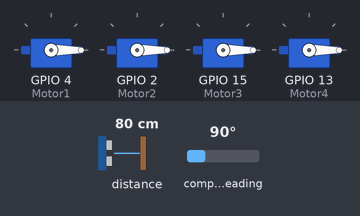
Bench run of a sketch on a simulated ESP32. Shown: 4 × servo. The test bench sets the inputs (shaded band); at power-on: distance to the obstacle 80 cm, compass heading 90°. No radio packets arrive unless stated; nothing arrives over Bluetooth unless stated.

Above: at 0.1 s.
Timing chart, 0 to 1.6 s (numbered marks = the images above):
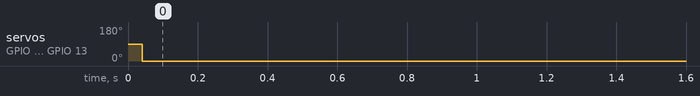

Measured:
- by itself, servo on GPIO 4 (Motor1), servo on GPIO 2 (Motor2), servo on GPIO 15 (Motor3), servo on GPIO 13 (Motor4): 90° → 0° at 0.04 s

The sketch:

ESP32DroneWithPIDv3.ino
```cpp
#include <SPI.h>
#include <nRF24L01.h>
#include <RF24.h>
#include <Wire.h>
#include <Adafruit_Sensor.h>
#include <Adafruit_BNO055.h>
#include <utility/imumaths.h>
#include <VL53L1X.h>
#include <ESP32Servo.h>
#include "BluetoothSerial.h"

//Any digital IO pins
#define CE 12
#define CSN 5

//These pins must have PWM capability
#define Motor1 4
#define Motor2 2
#define Motor3 15
#define Motor4 13

#define batteryRead 34 //reads battery level
#define pi 3.14159265359
#define MOTOR_IDLE 1000
#define MOTOR_MIN 1000
#define MOTOR_MAX 2000
long waitTime = 2000; //time (in ms) before autopilot takeover once drone is out of range

Adafruit_BNO055 bno1 = Adafruit_BNO055(55, 0x28); //ADR pin to ground
VL53L1X ToF; //Time of Flight Sensor
RF24 droneRadio(CE, CSN);
BluetoothSerial SerialBT; //only for debugging - sends motor speed data to Processing via BT

float qw,qx,qy,qz; //quaternion orientation data
float dist;

Servo ESC1;
Servo ESC2;
Servo ESC3;
Servo ESC4;

bool inRange = false;
bool sleeping = false;
bool autoPilot = false;
int time1,time2;
int batterytime1=0, batterytime2;

float M1,M2,M3,M4;
float motorFix = 0;

// need 2 pipe addresses for 2 way communications
// 00001 - used to send data from Controller to Drone
// 00002 - used to send data from Drone to Controller
const byte address[][6] = {0xF0F0F0F0E1LL,0xF0F0F0F0D2LL};

//Data structure to send altitude and orientation data from the drone to the controller
struct altOri{
  float quatw;
  float quatx;
  float quaty;
  float quatz;
  int distance;
  float battery;
};

//Data structure to send input data from the controller to the drone
struct controls{
  int yaw;
  int pitch;
  int roll;
  int thrust;
  int knob;
};

struct pid{
  float input;
  float output;
  float setpoint;
  float P;
  float I;
  float D;
  float oldError;
  float Kp;
  float Ki;
  float Kd;
  float timeold;
  float timenew;
  float deltaT;
  float ratio;
  float offset;
};


//create global instances of data structures
//these will be updated each time there is new data being sent/received
controls receiveControllerData;
altOri drone;

//create instances of PID controller sturctures
pid Thrust;
pid Yaw;
pid Pitch;
pid Roll;

void setup() {
  Serial.begin(9600);
  SerialBT.begin("Motor Speed BT");
  Wire.begin();
  Wire.setClock(400000);
  ToF.setTimeout(500);

  if(!bno1.begin() || !ToF.init())
  {
    SerialBT.print("BNO055 or VL53L1X Error");
    while(1);
  }

  bno1.setExtCrystalUse(true);
  ToF.setDistanceMode(VL53L1X::Long);
  ToF.setMeasurementTimingBudget(50000);
  ToF.startContinuous(50);

  //Set Pins to control PWM input to each ESC
  // Pin , minimum pulse width (us), maximum pulse width (us)
  // Minimum and Maximum pulse widths may need to be calibrated for each individual ESC
  ESC1.attach(Motor1,1000,2000);
  ESC2.attach(Motor2,1000,2000);
  ESC3.attach(Motor3,1000,2000);
  ESC4.attach(Motor4,1000,2000);

  //Temporary PWM output to LEDs to indicate motor speeds while debugging
  pinMode(Motor1,OUTPUT);
  pinMode(Motor2,OUTPUT);
  pinMode(Motor3,OUTPUT);
  pinMode(Motor4,OUTPUT);

  pinMode(batteryRead, INPUT);

  //Set PID coefficients
  // ***Adjust as needed***
  //Thrust
  Thrust.Kp = 0;
  Thrust.Ki = 0;
  Thrust.Kd = 0;
  //Pitch
  Pitch.Kp = 0;
  Pitch.Ki = 0;
  Pitch.Kd = 0;
  //Roll
  Roll.Kp = 0;
  Roll.Ki = 0;
  Roll.Kd = 0;
  //Yaw
  Yaw.Kp = 0;
  Yaw.Ki = 0;
  Yaw.Kd = 0;

  //numerator is the change in pulse width that is sent to the ESCs (eg baseline is 1500ms, and thrust can change that by +-400ms)
  //denominator is the range of values that the PID controller outputs
  Thrust.ratio = (float)1; //400/4000
  Yaw.ratio = (float)1; //100/200
  Pitch.ratio = (float)1; //200/1300
  Roll.ratio = (float)1; //200/1300

  //Offsets based on joystick errors - centred joysick may not be read as exactly 2048 on ADC pin
  Thrust.offset = 0;
  Yaw.offset = 0;
  Pitch.offset = 0;
  Roll.offset = 0;

  droneRadio.begin();
  droneRadio.openWritingPipe(address[1]);
  droneRadio.openReadingPipe(1, address[0]);
  droneRadio.setDataRate(RF24_250KBPS);
  droneRadio.setPALevel(RF24_PA_MAX);
  droneRadio.setChannel(0x34);
  droneRadio.enableDynamicPayloads();
  droneRadio.enableAckPayload();
  droneRadio.setRetries(0,4);
  droneRadio.setAutoAck(true);
  droneRadio.powerUp();

}

void loop() {
  int time1 = millis();
  imu::Quaternion quat = bno1.getQuat();
  ToF.read();

  updateOrientation(quat.w(),quat.x(),quat.y(),quat.z(),ToF.ranging_data.range_mm);

  //Send Info Back to Controller
  droneTransmit(qw,qx,qy,qz,dist, 0); //getBattery()

  //Receive Info From Controller
  droneReceive();

  // Use this line only when PID tuning
  Pitch.Kd = 0.05+((float)receiveControllerData.knob)/4095*50;

  //Update Setpoints
  UpdateSetpoints();

  //Use PID Controllers
  PIDoutput(&Thrust);
  PIDoutput(&Yaw);
  PIDoutput(&Pitch);
  PIDoutput(&Roll);

  //Use Info From Controller to Adjust Motor Speeds
  flightControl();

  //Print Info Received from Controller + Motor Speed Data
  //debugPrint();
}

//Receives Yaw, Pitch, Roll, and Thrust values
void droneReceive(){
  if(droneRadio.available()){
    droneRadio.read(&receiveControllerData, sizeof(receiveControllerData));
    inRange = true;
    sleeping = false;
    autoPilot = false;
    time1 = millis();
    if(receiveControllerData.thrust == -1000){
      powerOff();
      sleeping = true;
    }
    else if(receiveControllerData.thrust == -2000){
      autoPilot = true;
    }
    return;
  }
  time2 = millis();
  if(time2-time1>waitTime){
    inRange = false;
    powerOff();
    return;
  }
}

//Transmits Quaternion Orientation Data and ToF Distance Measurement
void droneTransmit(float w, float x, float y, float z, int d, float b){

  drone.quatw = w;
  drone.quatx = x;
  drone.quaty = y;
  drone.quatz = z;
  drone.distance = d;
  drone.battery = b;

  droneRadio.stopListening();
  droneRadio.write(&drone, sizeof(drone));
  droneRadio.startListening();
}

void debugPrint(){

//  Serial.print(Thrust.output);
//  Serial.print(", ");
//  Serial.print(Yaw.output);
//  Serial.print(", ");
//  Serial.print(Pitch.output);
//  Serial.print(", ");
//  Serial.print(Roll.output);
//  Serial.println("");

  SerialBT.print(M1);
  SerialBT.print(", ");
  SerialBT.print(M2);
  SerialBT.print(", ");
  SerialBT.print(M3);
  SerialBT.print(", ");
  SerialBT.print(M4);
  SerialBT.print(", ");
  SerialBT.print(sleeping);
  SerialBT.print(", ");
  SerialBT.print(!inRange);
  SerialBT.print(", ");
  SerialBT.print(time2-time1);
  SerialBT.println("");
}

void flightControl(){
    /*
   *
   *    Need to use the global data structure receiveControllerData to control the motors
   *
   *    Drone Layout - Top View - X-Frame Quadcopter Design
   *
   *                  Front
   *    (CCW) Motor1  O  O  Motor2 (CW)
   *                   \/
   *                   /\
   *     (CW) Motor3  O  O  Motor4 (CCW)
   *                  Back
   *
   *
   *    Thrust is positively proportional to all 4 motor speeds
   *    Yaw is positively proportional to the speed of motors 1 and 4 and negatively proportional to the speed of motors 2 and 3 (or vice versa)
   *    Pitch is positively proportional to the speed of motors 1 and 2 and negatively proportional to the speed of motors 3 and 4 (or vice versa)
   *    Roll is positively proportional to the speed of motors 1 and 3 and negatively proportional to the speed of motors 2 and 4 (or vice versa)
   *
   */

  if(sleeping || !inRange){
    M1 = 0;
    M2 = 0;
    M3 = 0;
    M4 = 0;

    ESC1.write(M1);
    ESC2.write(M2);
    ESC3.write(M3);
    ESC4.write(M4);

    return;
  }
  else{
    M1 = MOTOR_IDLE+Thrust.output+Yaw.output+Pitch.output-Roll.output;
    M2 = MOTOR_IDLE+Thrust.output-Yaw.output+Pitch.output+Roll.output;
    M3 = MOTOR_IDLE+Thrust.output-Yaw.output-Pitch.output-Roll.output;
    M4 = MOTOR_IDLE+Thrust.output+Yaw.output-Pitch.output+Roll.output;

    float motormin = minimum(M1,M2,M3,M4);
    float motormax = maximum(M1,M2,M3,M4);

    motorFix=0;
    if(motormin < MOTOR_MIN) motorFix = MOTOR_MIN - motormin;
    else if(motormax > MOTOR_MAX) motorFix = MOTOR_MAX - motormax;

    M1=M1+motorFix;
    M2=M2+motorFix;
    M3=M3+motorFix;
    M4=M4+motorFix;

    ESC1.write(M1);
    ESC2.write(M2);
    ESC3.write(M3);
    ESC4.write(M4);
  }
}

void updateOrientation(float q0, float q1, float q2, float q3, float vertDistance){
  qw = q0;
  qx = q1;
  qy = q2;
  qz = q3;
  dist = vertDistance;
}

//float getBattery(){
//  //4S lipo has max charge of 16.8V and min charge of 14.8V
//  //Use a voltage divider of 100k and 20k ohm resistors to step the voltage down to be read by the ADC
//  //only need to check battery every 10 seconds, no need to constantly check multiple times per second
//  //This returns the battery percentage (0-100) to the nearest 5%, or returns -1 if the ADC is waiting/not working
//  batterytime2 = millis();
//  if(batterytime2-batterytime1>10000){
//    batterytime1 = millis();
//    double reading = analogRead(batteryRead);
//    if(reading<1 || reading >4095) return -1;
//    double ADCvoltage = -0.000000000000016*pow(reading,4)+0.000000000118171*pow(reading,3)-0.000000301211691*pow(reading,2)+0.001109019271794*reading+0.034143524634089; //polynomial accurate within 1%
//    double batteryVoltage = ADCvoltage*6;
//    if(batteryVoltage > 16.8){
//      return 100;
//    }
//    else if(batteryVoltage > 16.6){
//      return 95;
//    }
//    else if(batteryVoltage > 16.45){
//      return 90;
//    }
//    else if(batteryVoltage > 16.33){
//      return 85;
//    }
//    else if(batteryVoltage > 16.09){
//      return 80;
//    }
//    else if(batteryVoltage > 15.93){
//      return 75;
//    }
//    else if(batteryVoltage > 15.81){
//      return 70;
//    }
//    else if(batteryVoltage > 15.66){
//      return 65;
//    }
//    else if(batteryVoltage > 15.5){
//      return 60;
//    }
//    else if(batteryVoltage > 15.42){
//      return 55;
//    }
//    else if(batteryVoltage > 15.34){
//      return 50;
//    }
//    else if(batteryVoltage > 15.26){
//      return 45;
//    }
//    else if(batteryVoltage > 15.18){
//      return 40;
//    }
//    else if(batteryVoltage > 15.14){
//      return 35;
//    }
//    else if(batteryVoltage > 15.06){
//      return 30;
//    }
//    else if(batteryVoltage > 14.99){
//      return 25;
//    }
//    else if(batteryVoltage > 14.91){
//      return 20;
//    }
//    else if(batteryVoltage > 14.83){
//      return 15;
//    }
//    else if(batteryVoltage > 14.75){
//      return 10;
//    }
//    else if(batteryVoltage > 14.43){
//      return 5;
//    }
//    else{
//      return 0;
//    }
//  }
//  //if it has not been 10s since the last measurement, return -1
//  return -1;
//}

void powerOff(){
  ESC1.write(0);
  ESC2.write(0);
  ESC3.write(0);
  ESC4.write(0);
  M1=0;
  M2=0;
  M3=0;
  M4=0;
}

float mod(float a, float b){
  int sign = a>0?1:-1;
  a=sign*a;
  while(a>=b){
    a=a-b;
  }
  return sign*a;
}

void PIDoutput(struct pid *instance){
  instance->timeold = instance->timenew;
  instance->timenew = millis();
  instance->deltaT = instance->timenew-instance->timeold;

  float error = instance->setpoint-instance->input;

  instance->P = (instance->Kp)*(error);
  instance->I = instance->I+(instance->Ki)*(error)*(instance->deltaT);
  instance->D=(instance->Kd)*(error-instance->oldError)/(instance->deltaT);

  //set I term to 0 to limit overshoot if the setpoint has been reached
  if(error*(instance->oldError)<=0){
    instance->I=0;
  }

  instance->oldError=error;

  instance->output=(instance->ratio)*(instance->P+instance->I+instance->D)+instance->offset;

}

void UpdateSetpoints(){
  if(autoPilot){
    Thrust.setpoint = 1000; //choose to fly at an altitude of 1m
    Pitch.setpoint = 0;
    Roll.setpoint = 0;
    Yaw.setpoint = Yaw.input;
    //when autopilot is enabled use altitude to control thrust instead of using controller input
    Thrust.input = dist*4095/4000;
  }
  else if(!inRange){
    Thrust.setpoint = Thrust.setpoint>0?Thrust.setpoint-1:0; //gradually drop altitude target down to 0
    Pitch.setpoint = 0;
    Roll.setpoint = 0;
    Yaw.setpoint = Yaw.input;
    //when not in range
    Thrust.input = dist*4095/4000;
  }
  else{
    Thrust.setpoint = receiveControllerData.thrust;
    Pitch.setpoint = receiveControllerData.pitch*45/2048; //scale down pitch to range from +- 45 degrees
    Roll.setpoint = receiveControllerData.roll*45/2048; //scale down roll to range from +- 45 degrees
    Yaw.setpoint = mod(Yaw.input+receiveControllerData.yaw*45/2048,360); //scale down yaw to range from +- 10 degrees
    Thrust.input = 0; // When controlling the drone manually, use only the controller setpoint to control thrust
  }

  //These approximations only work for angles <90 degrees
  Pitch.input = asin(2*(qw*qy-qz*qx))*180/pi; //give PID the current pitch angle as input
  Roll.input = atan2(2*(qw*qx+qy*qz),1-2*(qx*qx+qy*qy))*180/pi; //give PID the current roll angle as input
  Yaw.input = atan2(2*(qy*qz+qw*qx),-1+2*(qw*qw+qx*qx))*180/pi; //give PID the current yaw angle as input
}

float maximum(float a, float b, float c, float d){
  float maximum = a>b?a:b;
  maximum = maximum>c?maximum:c;
  maximum = maximum>d?maximum:d;
  return maximum;
}

float minimum(float a, float b, float c, float d){
  float minimum = a<b?a:b;
  minimum = minimum<c?minimum:c;
  minimum = minimum<d?minimum:d;
  return minimum;
}
```
